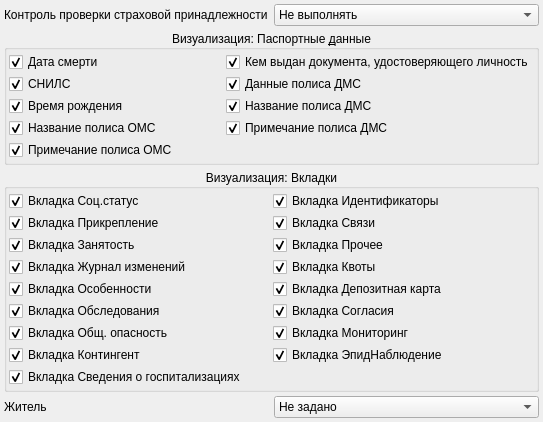
<?xml version="1.0" encoding="UTF-8"?>
<ui version="4.0">
 <class>clientCardPage</class>
 <widget class="QWidget" name="clientCardPage">
  <property name="geometry">
   <rect>
    <x>0</x>
    <y>0</y>
    <width>543</width>
    <height>364</height>
   </rect>
  </property>
  <property name="windowTitle">
   <string>Регистрационная карта пациента</string>
  </property>
  <layout class="QGridLayout" name="gridLayout">
   <property name="margin">
    <number>4</number>
   </property>
   <property name="spacing">
    <number>4</number>
   </property>
   <item row="12" column="0" colspan="2">
    <widget class="QGroupBox" name="grpPassport">
     <property name="title">
      <string>Визуализация: Паспортные &amp;данные</string>
     </property>
     <property name="alignment">
      <set>Qt::AlignCenter</set>
     </property>
     <layout class="QGridLayout" name="gridLayout_2">
      <property name="margin">
       <number>2</number>
      </property>
      <property name="spacing">
       <number>2</number>
      </property>
      <item row="5" column="2">
       <widget class="QCheckBox" name="chkVoluntaryPolisName">
        <property name="text">
         <string>Название полиса ДМС</string>
        </property>
        <property name="checkable">
         <bool>true</bool>
        </property>
        <property name="checked">
         <bool>true</bool>
        </property>
       </widget>
      </item>
      <item row="6" column="2">
       <widget class="QCheckBox" name="chkVoluntaryPolisNote">
        <property name="text">
         <string>Примечание полиса ДМС</string>
        </property>
        <property name="checkable">
         <bool>true</bool>
        </property>
        <property name="checked">
         <bool>true</bool>
        </property>
       </widget>
      </item>
      <item row="1" column="2">
       <widget class="QCheckBox" name="chkDocOrigin">
        <property name="text">
         <string>Кем выдан документа, удостоверяющего личность</string>
        </property>
        <property name="checked">
         <bool>true</bool>
        </property>
       </widget>
      </item>
      <item row="1" column="1">
       <widget class="QCheckBox" name="chkDeathDate">
        <property name="text">
         <string>Дата смерти</string>
        </property>
        <property name="checked">
         <bool>true</bool>
        </property>
       </widget>
      </item>
      <item row="2" column="1">
       <widget class="QCheckBox" name="chkSNILS">
        <property name="text">
         <string>СНИЛС</string>
        </property>
        <property name="checked">
         <bool>true</bool>
        </property>
       </widget>
      </item>
      <item row="2" column="2">
       <widget class="QCheckBox" name="chkVoluntaryPolicy">
        <property name="text">
         <string>Данные полиса ДМС</string>
        </property>
        <property name="checked">
         <bool>true</bool>
        </property>
       </widget>
      </item>
      <item row="6" column="1">
       <widget class="QCheckBox" name="chkCompulsoryPolisName">
        <property name="text">
         <string>Название полиса ОМС</string>
        </property>
        <property name="checked">
         <bool>true</bool>
        </property>
       </widget>
      </item>
      <item row="7" column="1">
       <widget class="QCheckBox" name="chkCompulsoryPolisNote">
        <property name="text">
         <string>Примечание полиса ОМС</string>
        </property>
        <property name="checked">
         <bool>true</bool>
        </property>
       </widget>
      </item>
      <item row="5" column="1">
       <widget class="QCheckBox" name="chkBirthTime">
        <property name="text">
         <string>Время рождения</string>
        </property>
        <property name="checked">
         <bool>true</bool>
        </property>
       </widget>
      </item>
     </layout>
    </widget>
   </item>
   <item row="13" column="0" colspan="2">
    <widget class="QGroupBox" name="grpTabWidgets">
     <property name="title">
      <string>Визуализация: Вкладки</string>
     </property>
     <property name="alignment">
      <set>Qt::AlignCenter</set>
     </property>
     <layout class="QGridLayout" name="gridLayout_3">
      <property name="margin">
       <number>2</number>
      </property>
      <property name="spacing">
       <number>2</number>
      </property>
      <item row="5" column="0">
       <widget class="QCheckBox" name="chkTabAttach">
        <property name="text">
         <string>Вкладка Прикрепление</string>
        </property>
        <property name="checked">
         <bool>true</bool>
        </property>
       </widget>
      </item>
      <item row="6" column="0">
       <widget class="QCheckBox" name="chkTabWork">
        <property name="text">
         <string>Вкладка Занятость</string>
        </property>
        <property name="checked">
         <bool>true</bool>
        </property>
       </widget>
      </item>
      <item row="3" column="0">
       <widget class="QCheckBox" name="chkTabSocStatus">
        <property name="text">
         <string>Вкладка Соц.статус</string>
        </property>
        <property name="checked">
         <bool>true</bool>
        </property>
       </widget>
      </item>
      <item row="10" column="0">
       <widget class="QCheckBox" name="chkTabDangerous">
        <property name="text">
         <string>Вкладка Общ. опасность</string>
        </property>
        <property name="checked">
         <bool>true</bool>
        </property>
       </widget>
      </item>
      <item row="9" column="0">
       <widget class="QCheckBox" name="chkTabResearch">
        <property name="text">
         <string>Вкладка Обследования</string>
        </property>
        <property name="checked">
         <bool>true</bool>
        </property>
       </widget>
      </item>
      <item row="8" column="0">
       <widget class="QCheckBox" name="chkTabFeature">
        <property name="text">
         <string>Вкладка Особенности</string>
        </property>
        <property name="checked">
         <bool>true</bool>
        </property>
       </widget>
      </item>
      <item row="7" column="0">
       <widget class="QCheckBox" name="chkTabChangeJournal">
        <property name="text">
         <string>Вкладка Журнал изменений</string>
        </property>
        <property name="checked">
         <bool>true</bool>
        </property>
       </widget>
      </item>
      <item row="11" column="0">
       <widget class="QCheckBox" name="chkTabContingentKind">
        <property name="text">
         <string>Вкладка Контингент</string>
        </property>
        <property name="checked">
         <bool>true</bool>
        </property>
       </widget>
      </item>
      <item row="9" column="1">
       <widget class="QCheckBox" name="chkTabConsent">
        <property name="text">
         <string>Вкладка Согласия</string>
        </property>
        <property name="checked">
         <bool>true</bool>
        </property>
       </widget>
      </item>
      <item row="8" column="1">
       <widget class="QCheckBox" name="chkTabDeposit">
        <property name="text">
         <string>Вкладка Депозитная карта</string>
        </property>
        <property name="checked">
         <bool>true</bool>
        </property>
       </widget>
      </item>
      <item row="7" column="1">
       <widget class="QCheckBox" name="chkTabQuoting">
        <property name="text">
         <string>Вкладка Квоты</string>
        </property>
        <property name="checked">
         <bool>true</bool>
        </property>
       </widget>
      </item>
      <item row="6" column="1">
       <widget class="QCheckBox" name="chkTabContacts">
        <property name="text">
         <string>Вкладка Прочее</string>
        </property>
        <property name="checked">
         <bool>true</bool>
        </property>
       </widget>
      </item>
      <item row="5" column="1">
       <widget class="QCheckBox" name="chkTabRelations">
        <property name="text">
         <string>Вкладка Связи</string>
        </property>
        <property name="checked">
         <bool>true</bool>
        </property>
       </widget>
      </item>
      <item row="3" column="1">
       <widget class="QCheckBox" name="chkTabIdentification">
        <property name="text">
         <string>Вкладка Идентификаторы</string>
        </property>
        <property name="checked">
         <bool>true</bool>
        </property>
       </widget>
      </item>
      <item row="10" column="1">
       <widget class="QCheckBox" name="chkTabMonitoring">
        <property name="text">
         <string>Вкладка Мониторинг</string>
        </property>
        <property name="checked">
         <bool>true</bool>
        </property>
       </widget>
      </item>
      <item row="11" column="1">
       <widget class="QCheckBox" name="chkTabEpidCase">
        <property name="text">
         <string>Вкладка ЭпидНаблюдение</string>
        </property>
        <property name="checked">
         <bool>true</bool>
        </property>
       </widget>
      </item>
      <item row="12" column="0">
       <widget class="QCheckBox" name="chkTabHospitalization">
        <property name="text">
         <string>Вкладка Сведения о госпитализациях</string>
        </property>
        <property name="checked">
         <bool>true</bool>
        </property>
       </widget>
      </item>
     </layout>
    </widget>
   </item>
   <item row="0" column="0">
    <widget class="QLabel" name="lblCheckPolicyAffiliation">
     <property name="text">
      <string>Контроль проверки страховой принадлежности</string>
     </property>
    </widget>
   </item>
   <item row="0" column="1">
    <widget class="QComboBox" name="cmbCheckPolicyAffiliation">
     <item>
      <property name="text">
       <string>Не выполнять</string>
      </property>
     </item>
     <item>
      <property name="text">
       <string>Мягко</string>
      </property>
     </item>
     <item>
      <property name="text">
       <string>Строго</string>
      </property>
     </item>
    </widget>
   </item>
   <item row="15" column="0">
    <widget class="QLabel" name="lblResident">
     <property name="text">
      <string>Житель</string>
     </property>
    </widget>
   </item>
   <item row="15" column="1">
    <widget class="QComboBox" name="cmbResident">
     <item>
      <property name="text">
       <string>Не задано</string>
      </property>
     </item>
     <item>
      <property name="text">
       <string>Городской</string>
      </property>
     </item>
     <item>
      <property name="text">
       <string>Сельский</string>
      </property>
     </item>
    </widget>
   </item>
   <item row="16" column="0">
    <spacer name="verticalSpacer_2">
     <property name="orientation">
      <enum>Qt::Vertical</enum>
     </property>
     <property name="sizeHint" stdset="0">
      <size>
       <width>20</width>
       <height>40</height>
      </size>
     </property>
    </spacer>
   </item>
  </layout>
 </widget>
 <tabstops>
  <tabstop>cmbCheckPolicyAffiliation</tabstop>
  <tabstop>chkDeathDate</tabstop>
  <tabstop>chkBirthTime</tabstop>
  <tabstop>chkSNILS</tabstop>
  <tabstop>chkCompulsoryPolisName</tabstop>
  <tabstop>chkCompulsoryPolisNote</tabstop>
  <tabstop>chkDocOrigin</tabstop>
  <tabstop>chkVoluntaryPolicy</tabstop>
  <tabstop>chkVoluntaryPolisName</tabstop>
  <tabstop>chkVoluntaryPolisNote</tabstop>
  <tabstop>chkTabSocStatus</tabstop>
  <tabstop>chkTabAttach</tabstop>
  <tabstop>chkTabWork</tabstop>
  <tabstop>chkTabFeature</tabstop>
  <tabstop>chkTabChangeJournal</tabstop>
 </tabstops>
 <resources/>
 <connections>
  <connection>
   <sender>chkVoluntaryPolicy</sender>
   <signal>toggled(bool)</signal>
   <receiver>chkVoluntaryPolisName</receiver>
   <slot>setEnabled(bool)</slot>
   <hints>
    <hint type="sourcelabel">
     <x>68</x>
     <y>167</y>
    </hint>
    <hint type="destinationlabel">
     <x>103</x>
     <y>191</y>
    </hint>
   </hints>
  </connection>
  <connection>
   <sender>chkVoluntaryPolicy</sender>
   <signal>toggled(bool)</signal>
   <receiver>chkVoluntaryPolisNote</receiver>
   <slot>setEnabled(bool)</slot>
   <hints>
    <hint type="sourcelabel">
     <x>137</x>
     <y>167</y>
    </hint>
    <hint type="destinationlabel">
     <x>139</x>
     <y>215</y>
    </hint>
   </hints>
  </connection>
  <connection>
   <sender>chkVoluntaryPolicy</sender>
   <signal>toggled(bool)</signal>
   <receiver>chkVoluntaryPolisName</receiver>
   <slot>setChecked(bool)</slot>
   <hints>
    <hint type="sourcelabel">
     <x>184</x>
     <y>156</y>
    </hint>
    <hint type="destinationlabel">
     <x>193</x>
     <y>179</y>
    </hint>
   </hints>
  </connection>
  <connection>
   <sender>chkVoluntaryPolicy</sender>
   <signal>toggled(bool)</signal>
   <receiver>chkVoluntaryPolisNote</receiver>
   <slot>setChecked(bool)</slot>
   <hints>
    <hint type="sourcelabel">
     <x>218</x>
     <y>151</y>
    </hint>
    <hint type="destinationlabel">
     <x>239</x>
     <y>205</y>
    </hint>
   </hints>
  </connection>
 </connections>
</ui>
